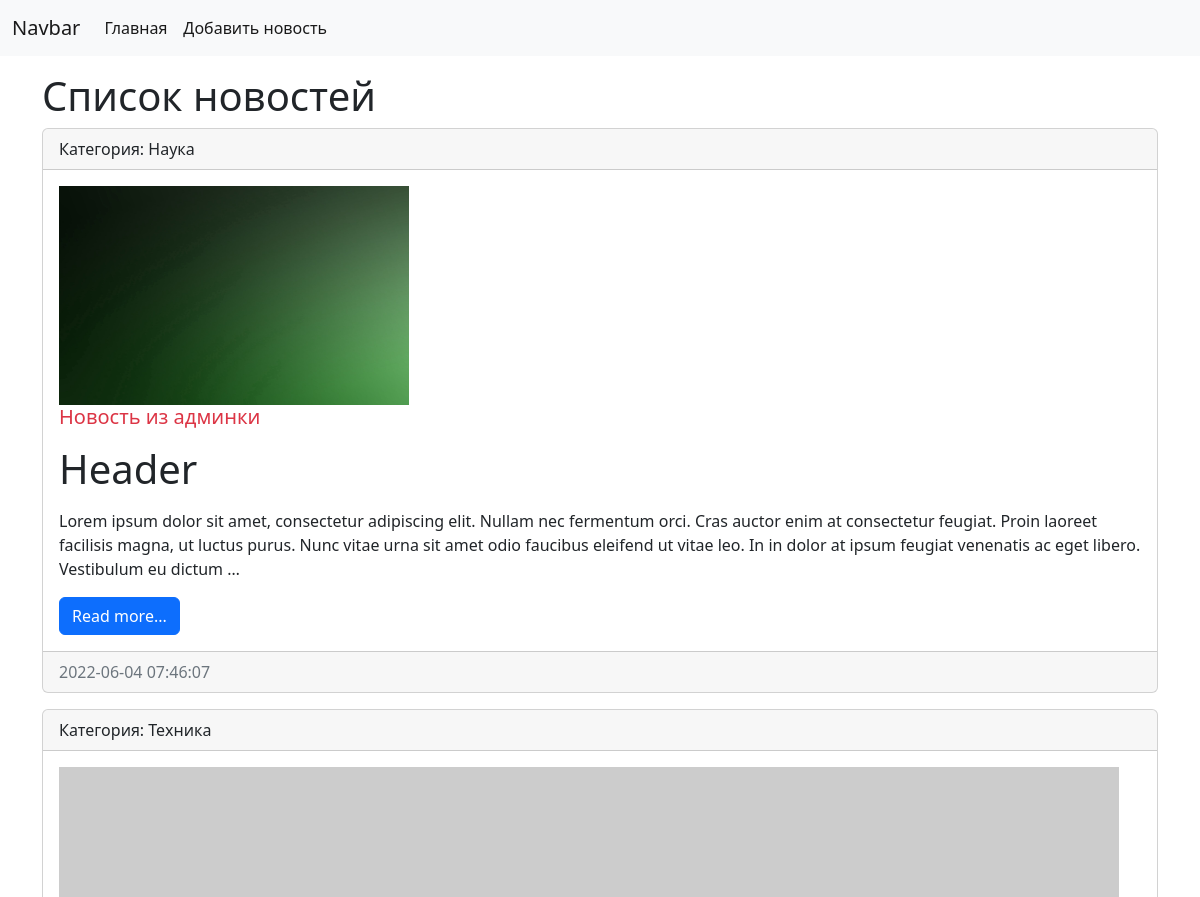
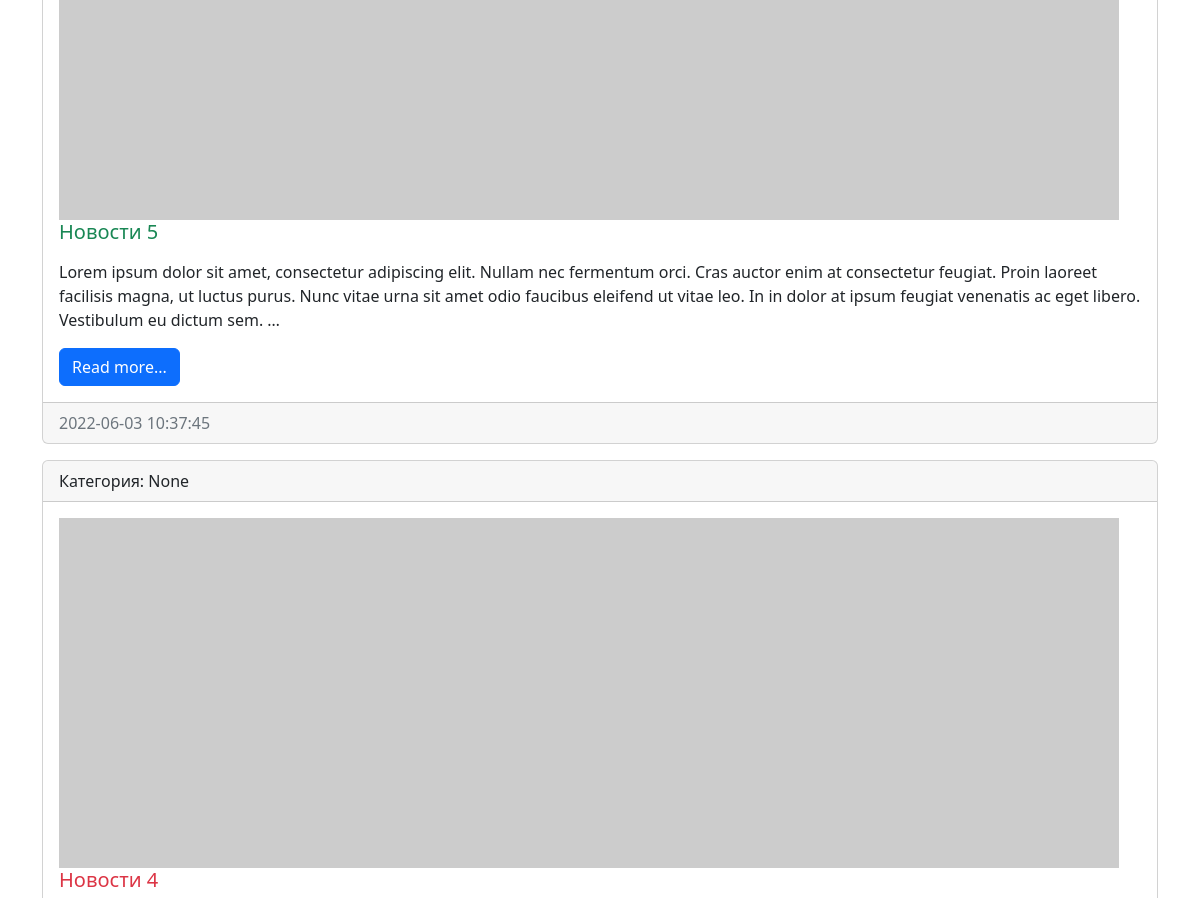
Before: / (upper part) with the older database file (2 pictures, top to bottom).
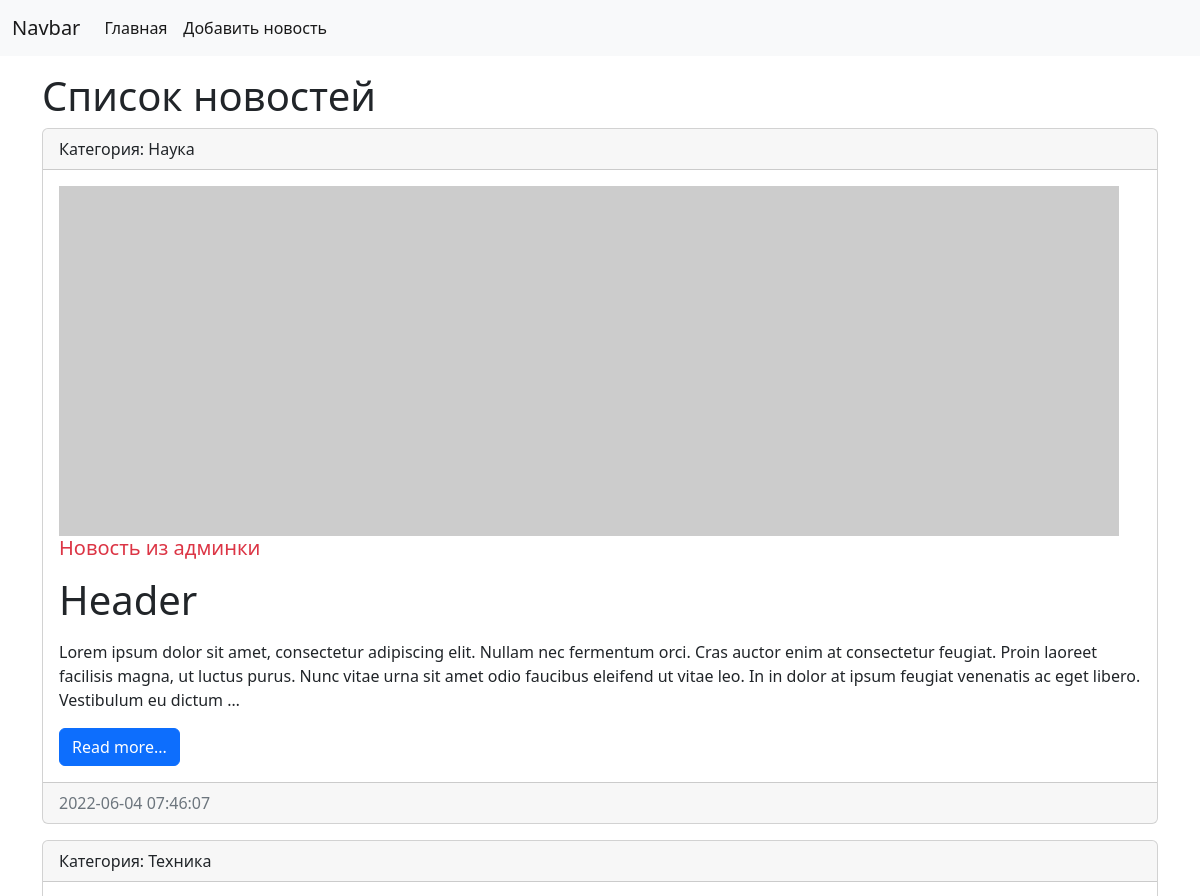
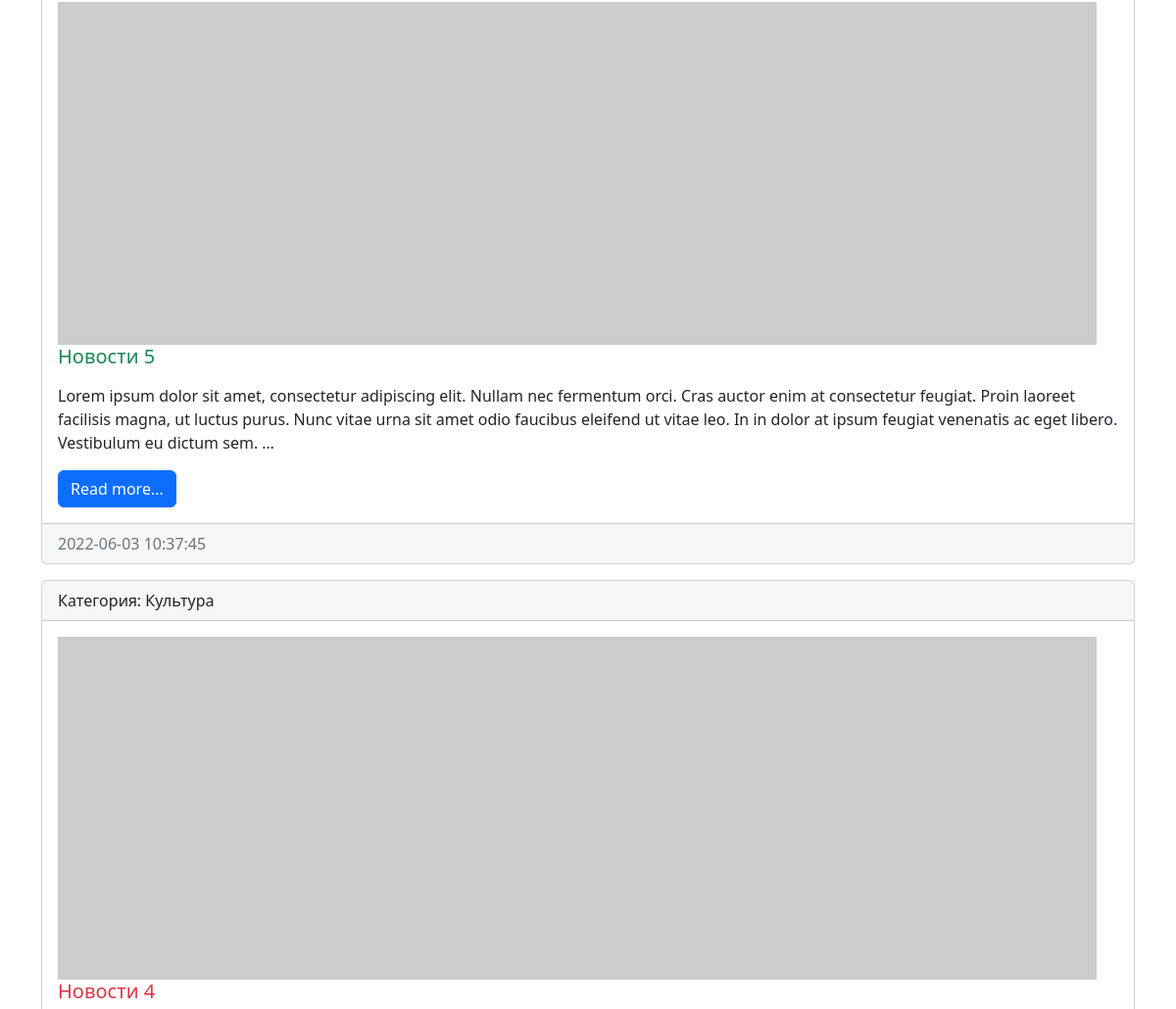
After: the same page with the newer database file (2 pictures, top to bottom).
### news/models.py (models this page shows, shortened)
class News(models.Model):
    title = models.CharField(max_length=150, verbose_name="Наименование")
    content = models.TextField(blank=True, verbose_name='Контент')
    create_at = models.DateTimeField(auto_now_add=True, verbose_name='Дата создания')
    update_at = models.DateTimeField(auto_now=True,verbose_name='Дата обновления')
    photo = models.ImageField((""), upload_to='photos/%Y/%m/%d/', height_field=None, width_field=None, max_length=None, blank=True)
    is_published = models.BooleanField(default=True, verbose_name='Статус')
    category = models.ForeignKey('Category', on_delete=models.PROTECT, null=True, verbose_name='Категория')
    class Meta:
        verbose_name = "Новость"
        verbose_name_plural = "новости"
        ordering = ['-create_at']

class Category(models.Model):
    title = models.CharField(max_length=150,db_index=True, verbose_name="Наименование")
    class Meta:
        verbose_name = ("Категории")
        verbose_name_plural = ("категории")
        ordering = ['title']
    def __str__(self):
        return self.title

### news/views.py (the view)
# urls.py: path('',index),
def index(request):
    news = News.objects.all()
    context = {'news':news,
            'title': 'Список новостей'
            }
    return render(request, 'news/index.html', context)

### news/templates/news/index.html (shortened to what this page needs)
<!DOCTYPE html>
<html>
    <head>
        <link href="https://cdn.jsdelivr.net/npm/bootstrap@5.2.0-beta1/dist/css/bootstrap.min.css"
                rel="stylesheet"
>
    </head>
    <body>
        <nav class="navbar navbar-expand-lg bg-light">
            <div class="container-fluid">
                <a class="navbar-brand" href="/">Navbar</a>
                <div class="collapse navbar-collapse" id="navbarSupportedContent">
                    <ul class="navbar-nav me-auto mb-2 mb-lg-0">
                    <li class="nav-item"><a class="nav-link active" aria-current="page" href="/">Главная</a></li>
                    <li class="nav-item"><a class="nav-link active" aria-current="page" href="/">Добавить новость</a></li>
                    </ul>
                </div>
            </div>
        </nav>
        <div class="container mt-3">
            <h1>{{title}}</h1>
            <div class="row">
                <div class="col-md-12">
                    {% for item in news  %}
                    <div class="card mb-3">
                        <div class="card-header">
                            Категория: {{item.category}}
                        </div>
                        <div class="card-body">
                            <div class="media">
                                {% if item.photo %}
                                    <img src="{{item.photo.url}}" alt="" width="350" class='mr-3'>
                                {% else %}
                                    <img src="https://picsum.photos/id/1060/350/300/?blur=2" alt="">
                                {% endif %}
                                <div class="media-body">
                                    <h5 class="card-title  {% cycle 'text-danger' 'text-success' %}">{{item.title}}</h5>
                                    <p class="card-text">{{item.content|safe|linebreaks|truncatewords:50}}</p>
                                    <a href="#" class="btn btn-primary">Read more...</a>
                                </div>
                            </div>
                        </div>
                        <div class="card-footer text-muted">
                            {{item.create_at|date:"Y-m-d H:i:s"}}
                        </div>
                    </div>
                    {%empty%}
                        Ops...
                    {% endfor %}
                </div>
            </div>
        </div>
    </body>
</html>

Changed rows visible on the page:
changed News "Новость из админки": photo: picture removed
changed News "Новости 4": category "None" → "Культура"
